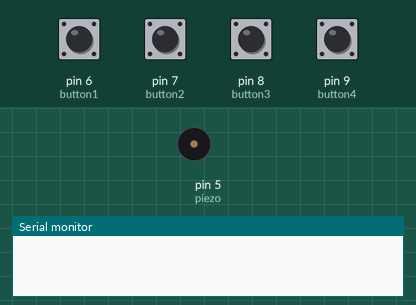
Bench run of a sketch on a simulated Arduino Uno, built with avr-gcc and run on an emulated ATmega328P. On the bench: buzzer (waves = sounding), the last lines printed to the serial monitor. The test bench sets the inputs (shaded band); at power-on: pin 6 (button1), pin 7 (button2), pin 8 (button3), pin 9 (button4) HIGH.

Above: at 1.2 s.
1.3 s: pin 6 (button1) pulled LOW for 0.25 s
At 1.5 s:
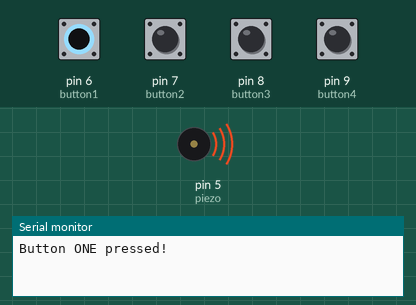
3.1 s: pin 7 (button2) pulled LOW for 0.25 s
At 3.7 s:
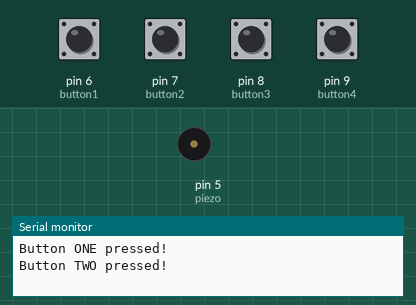
4.8 s: pin 8 (button3) pulled LOW for 0.25 s
At 5.0 s:
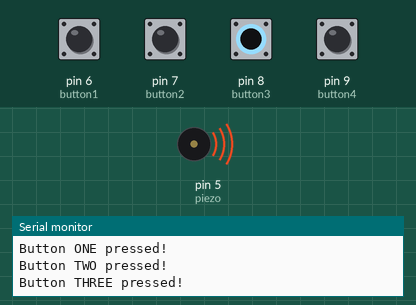
6.5 s: pin 9 (button4) pulled LOW for 0.25 s
At 7.5 s:
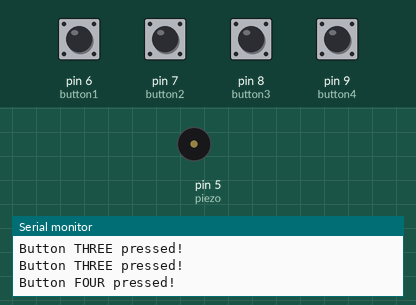
Timing chart, 0 to 9.2 s (numbered marks = the images above; inputs shaded):
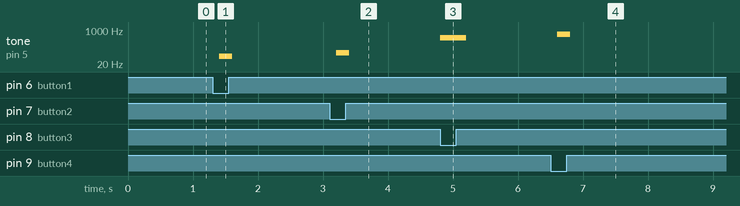

The sketch:

4-5_singletones_4PB.ino
```cpp
/*
   Set up four buttons that each play their own unique sound!
*/
// set up our inputs
int button1 = 6;
int button2 = 7;
int button3 = 8;
int button4 = 9;

// assign sounds to variables
int sound1 = 50;
int sound2 = 75;
int sound3 = 400;
int sound4 = 600;

//piezo pin
int piezo = 5;

// The setup routine runs once when you start up the board or press reset
void setup() {

  // Set up the piezo as an output and the button as an input using internal pullup
  pinMode(piezo, OUTPUT);
  pinMode(button1, INPUT_PULLUP);
  pinMode(button2, INPUT_PULLUP);
  pinMode(button3, INPUT_PULLUP);
  pinMode(button4, INPUT_PULLUP);
  Serial.begin(9600);

}

void loop() {
  // read the buttonState values for each button into a varaible:
  int button1State = digitalRead(button1);
  int button2State = digitalRead(button2);
  int button3State = digitalRead(button3);
  int button4State = digitalRead(button4);

  // send tone to piezo if button one is pressed
  if (button1State == LOW) {
    //tone(piezo, sound1);
    Serial.println("Button ONE pressed!");
    tone(piezo, sound1); // change this value to see what tones you can make
    delay(200);
  }
    // send tone to piezo if button two is pressed
  else if (button2State == LOW) {
    //tone(piezo, sound2);
    Serial.println("Button TWO pressed!");
    tone(piezo, sound2); // change this value to see what tones you can make
    delay(200);
  }
    // send tone to piezo if button three is pressed
  else if (button3State == LOW) {
    //tone(piezo, sound3);
    Serial.println("Button THREE pressed!");
    tone(piezo, sound3); // change this value to see what tones you can make
    delay(200);
  }
    // send tone to piezo if button four is pressed
  else if (button4State == LOW) {
    //tone(piezo, sound4);
    Serial.println("Button FOUR pressed!");
    tone(piezo, sound4); // change this value to see what tones you can make
    delay(200);
  }
  else {
    noTone(piezo);
    //Serial.println("nothing");
    delay(200);
  }  }
```

Measured:
- after the input at 1.3 s, tone on pin 5 (piezo): silent → 50 Hz after 0.10 s, → silent 0.20 s later
- after the input at 3.1 s, tone on pin 5 (piezo): silent → 75 Hz after 0.10 s, → silent 0.20 s later
- after the input at 4.8 s, tone on pin 5 (piezo): silent → 400 Hz at once, → silent 0.40 s later
- after the input at 6.5 s, tone on pin 5 (piezo): silent → 600 Hz after 0.10 s, → silent 0.20 s later
